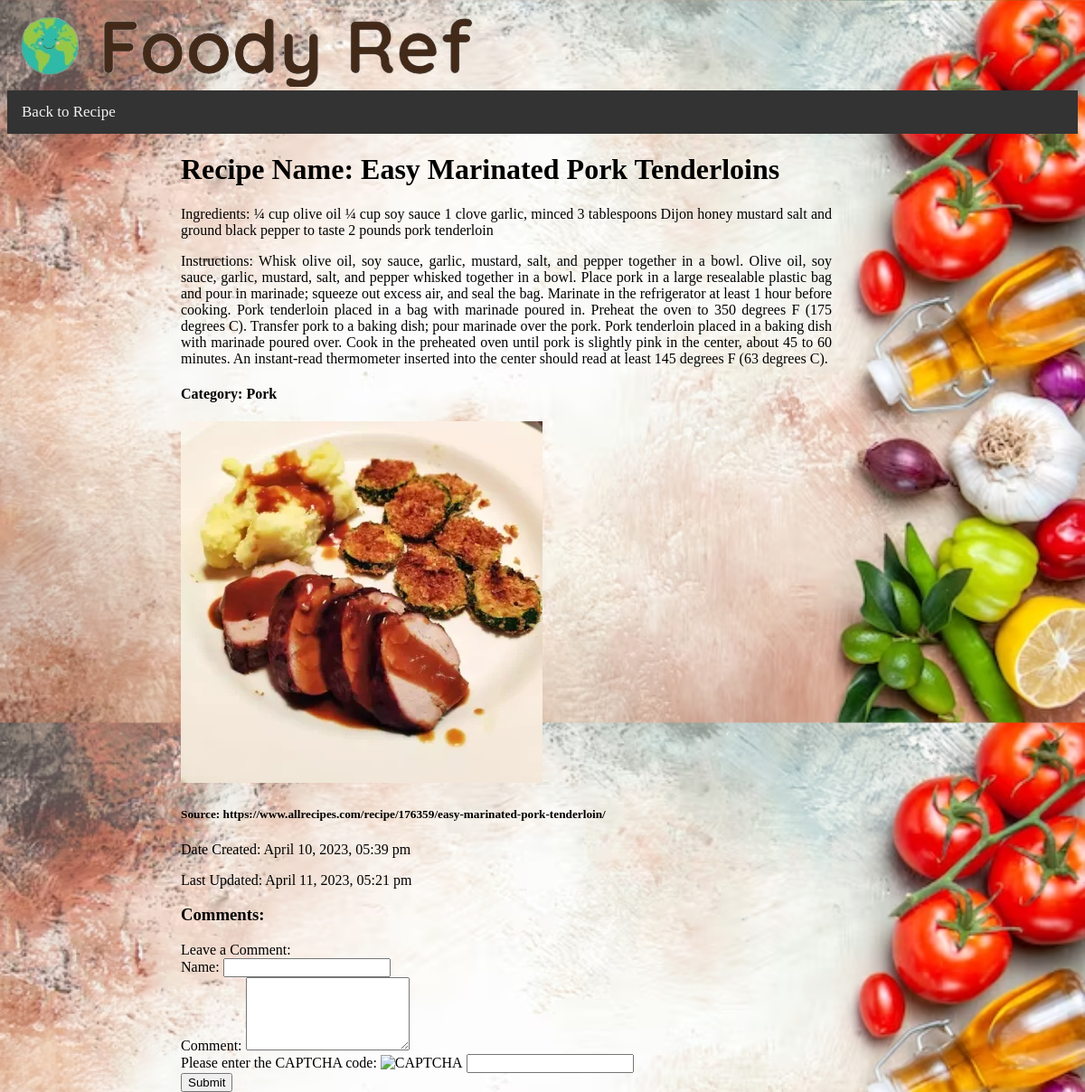
Page /recipe_details.php?recipe_id=161 on the committed database.
### tables this page shows
CREATE TABLE `recipes` (
  `recipe_id` int(250) NOT NULL,
  `recipe_name` varchar(250) NOT NULL,
  `recipe_ingredients` varchar(1000) NOT NULL,
  `recipe_instructions` varchar(2000) NOT NULL,
  `recipe_image` blob DEFAULT NULL,
  `recipe_timestamp` timestamp NOT NULL DEFAULT current_timestamp(),
  `recipe_updated` datetime NOT NULL DEFAULT current_timestamp() ON UPDATE current_timestamp(),
  `recipe_sources` varchar(250) NOT NULL,
  `categories_id` int(100) NOT NULL
);

CREATE TABLE `categories` (
  `categories_id` int(100) NOT NULL,
  `recipe_categories` varchar(200) NOT NULL
);

### recipe_details.php (the view, shortened to what this page needs)
<?php
require('connect.php');
$recipe_id = isset($_GET['recipe_id']) ? $_GET['recipe_id'] : '';
$query = "SELECT * FROM recipes WHERE recipe_id = :recipe_id";
$statement = $db->prepare($query);
$statement->bindValue(':recipe_id', $recipe_id);
$statement->execute();
$recipe = $statement->fetch(PDO::FETCH_ASSOC);
$category_query = "SELECT recipe_categories FROM categories WHERE categories_id = :categories_id";
$category_statement = $db->prepare($category_query);
$category_statement->bindValue(':categories_id', $recipe['categories_id']);
$category_statement->execute();
$category = $category_statement->fetch(PDO::FETCH_ASSOC);
?>
<!DOCTYPE html>
<html>
<head>
    <link rel="stylesheet" href="recipe_details.css">
</head>
<body>
<div class="title">
    <img id="logo" src="images/logo.png" alt="top">
</div>
<div class="topnav">
  <nav>
    <a href="../main/recipe.php">Back to Recipe</a>
  </nav>
</div>
<div class="recipes">
  <h1>Recipe Name: <?= $recipe['recipe_name'] ?></h1>
  <p> Ingredients: <?= $recipe['recipe_ingredients'] ?></p>
  <p>Instructions: <?= $recipe['recipe_instructions'] ?></p>
  <div>
    <h4>Category: <?= $category['recipe_categories'] ?></h4>
  </div>
  <?php
    $image_url = $recipe['recipe_image'];
  ?>
  <?php if (!empty($image_url)): ?>
    <img src="<?= $image_url ?>" alt="Recipe Image" class="img-fluid">
  <?php endif; ?>
  <h5>Source: <?= $recipe['recipe_sources'] ?> </h5>
  <p>Date Created: <?= date("F d, Y, h:i a", strtotime($recipe['recipe_timestamp'])) ?></p>
  <p>Last Updated: <?= date("F d, Y, h:i a", strtotime($recipe['recipe_updated'])) ?></p>
  <div>
    <h3>Comments:</h3>
  </div>
  <div>Leave a Comment:</div>
  <form method="post" action="add_comment.php">
  <label for="name">Name:</label>
  <input type="text" name="name" id="name" value="<?php echo isset($_SESSION['comment_name']) ? htmlspecialchars($_SESSION['comment_name']) : ''; ?>">
<br>
<label for="comment">Comment:</label>
<textarea name="comment" id="comment" rows="5"><?php echo isset($_SESSION['comment_message']) ? htmlspecialchars($_SESSION['comment_message']) : ''; ?></textarea>
    <br>
  <div>
    <label for="captcha">Please enter the CAPTCHA code:</label>
    <img src="captcha.php" alt="CAPTCHA">
<input type="text" name="captcha" required>
  </div>
  <button type="submit">Submit</button>
</form>
</div>
</body>
</html>

### recipe_details.css (style rules this page uses)
.recipes { position: absolute; right:280px; width: 60%; height: 540px; margin: 0 auto; text-align:justify; box-sizing: border-box; }
.topnav { background-color: #333; overflow: hidden; }
.topnav a { float: left; color: #f2f2f2; text-align: center; padding: 14px 16px; text-decoration: none; font-size: 17px; }

### recipe_details.php (style rules this page uses)
body { background-size:cover; background-image: url("images/recipe_details_background.jpg"); }

### rows in the picture
recipes: recipe_name "Easy Marinated Pork Tenderloins", recipe_ingredients "¼ cup olive oil ¼ cup soy sauce 1 clove garlic, minced 3 tablespoons Dijon honey mustard salt and ground black pepper to taste 2 pounds pork tenderloin", recipe_instructions "Whisk olive oil, soy sauce, garlic, mustard, salt, and pepper together in a bowl. Olive oil, soy sauce, garlic, mustard, salt, and pepper whisked together in a bowl. Place pork in a large resealable plastic bag and pour in marinade; squeeze out excess air, and seal the bag. Marinate in the refrigerator at least 1 hour before cooking. Pork tenderloin placed in a bag with marinade poured in. Preheat the oven to 350 degrees F (175 degrees C). Transfer pork to a baking dish; pour marinade over the pork. Pork tenderloin placed in a baking dish with marinade poured over. Cook in the preheated oven until pork is slightly pink in the center, about 45 to 60 minutes. An instant-read thermometer…", recipe_image (picture), recipe_sources "https://www.allrecipes.com/recipe/176359/easy-marinated-pork-tenderloin/", recipe_timestamp "April 10, 2023, 05:39 pm", recipe_updated "April 11, 2023, 05:21 pm"
categories: recipe_categories "Pork"
